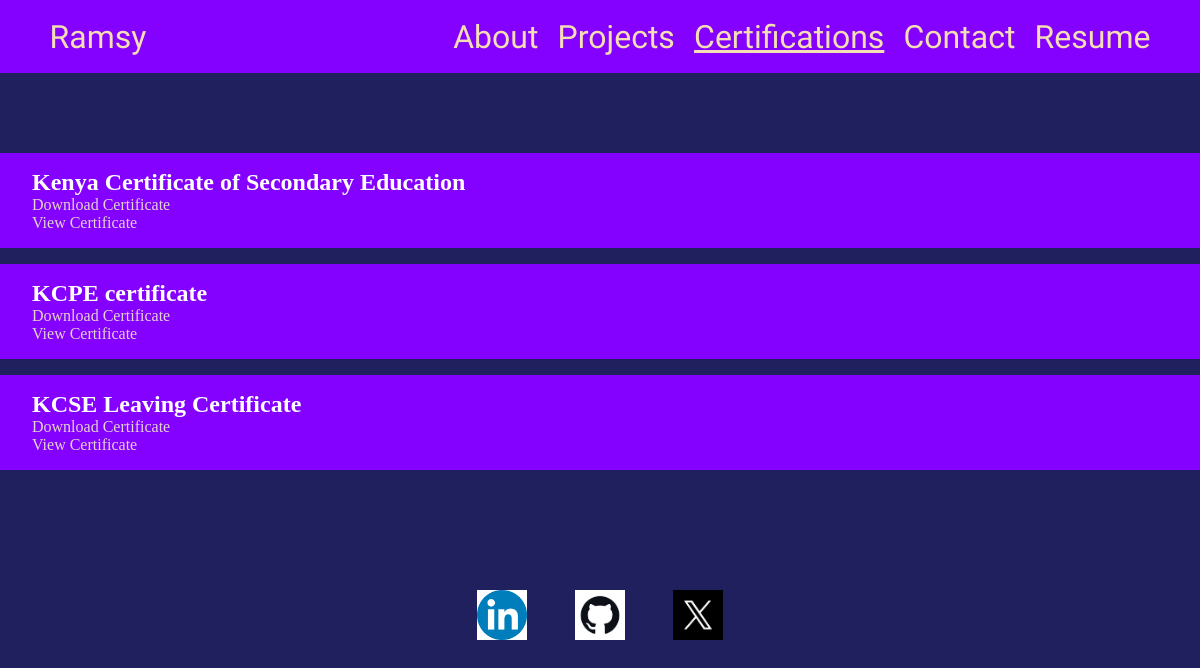
Page /certifications on the earlier database version.
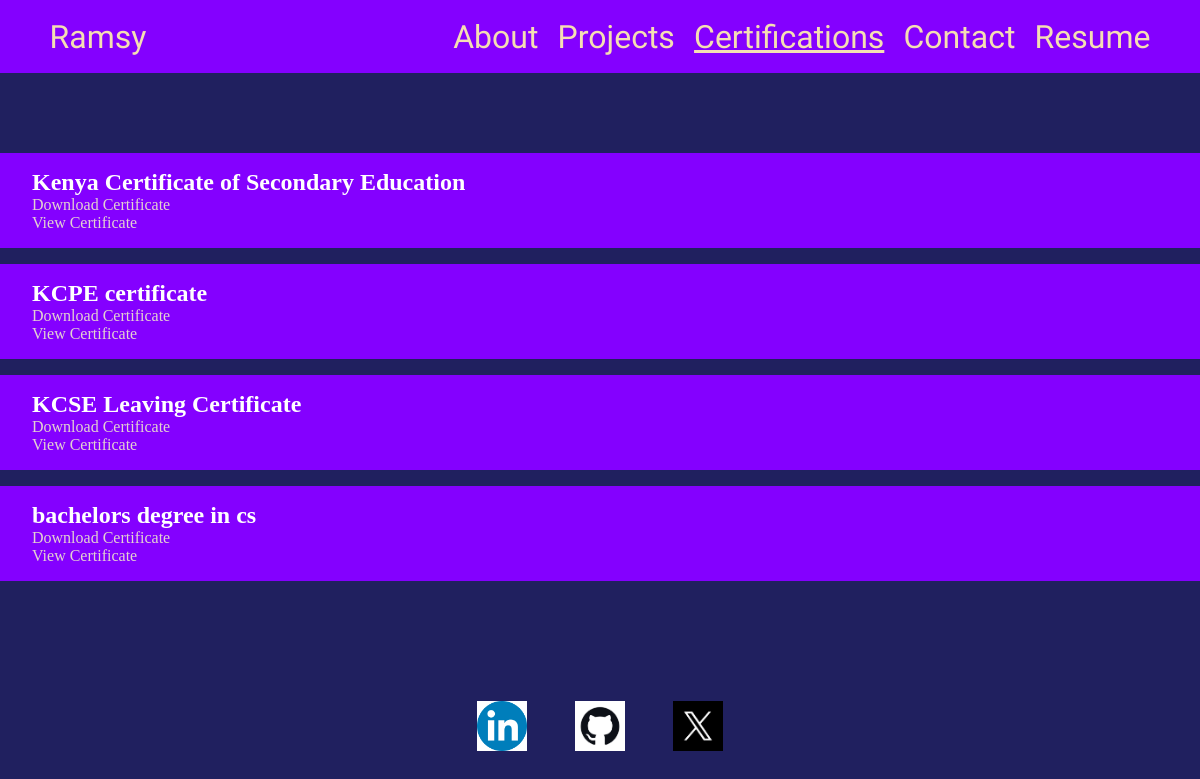
Same page on the later database version.
### resume/models.py (models this page shows, shortened)
class Ceritifications(models.Model):
    name = models.CharField(max_length=255)
    file  = models.FileField(upload_to='certifications/',null=True)

### resume/views.py (the view)
# urls.py: path('certifications',views.certifications, name='cert'),
def certifications(request):
    certifications = Ceritifications.objects.all()
    context = {
        'certifications': certifications
    }
    return render(request,'certifications.html',context)

### templates/certifications.html (shortened to what this page needs)
{% extends 'main.html' %} {% block header %} {% load static %}
<link
  rel="stylesheet"
  href="{% static 'styles\certifications\certifications.css' %}"
/>
{% endblock header %} {% block main %}
<header>{% include "navbar.html" %}</header>
<main>
  <section class="experience">
    {% if certifications %} {% for certification in certifications %}
    <div class="exp">
      <h1>{{certification.name}}</h1>
      {% if certification.file %}
      <a href="{% url 'cert' certification.id %}">Download Certificate</a><br />
      <a href="{{certification.file.url}}">View Certificate</a>
      {% endif%}
    </div>
    {% endfor %} {% else %}
    <h1>No Certifications</h1>
    {% endif %}
  </section>
</main>
{% include 'footer.html' %} {% endblock %}

Differences in the rows shown:
added Ceritifications: name "bachelors degree in cs"
